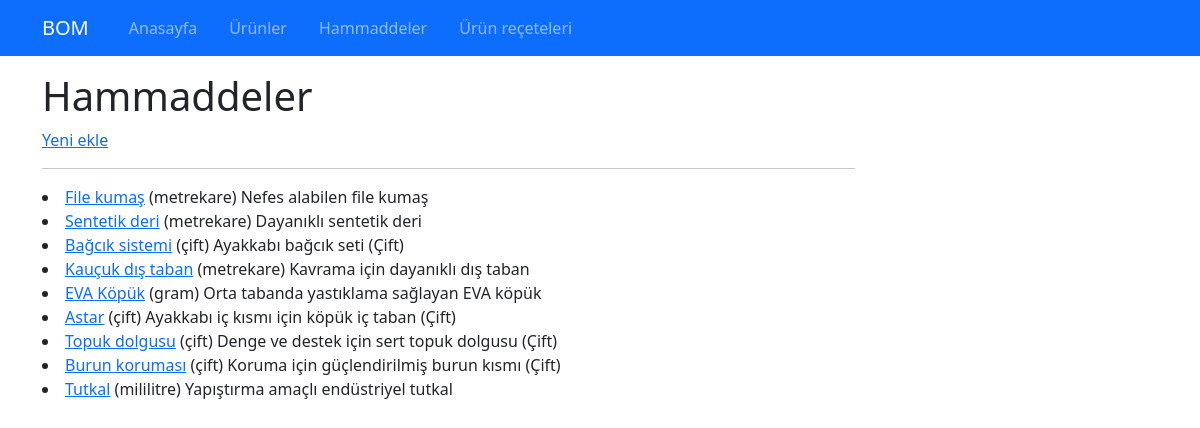
The app's page /rawmaterials, older data.
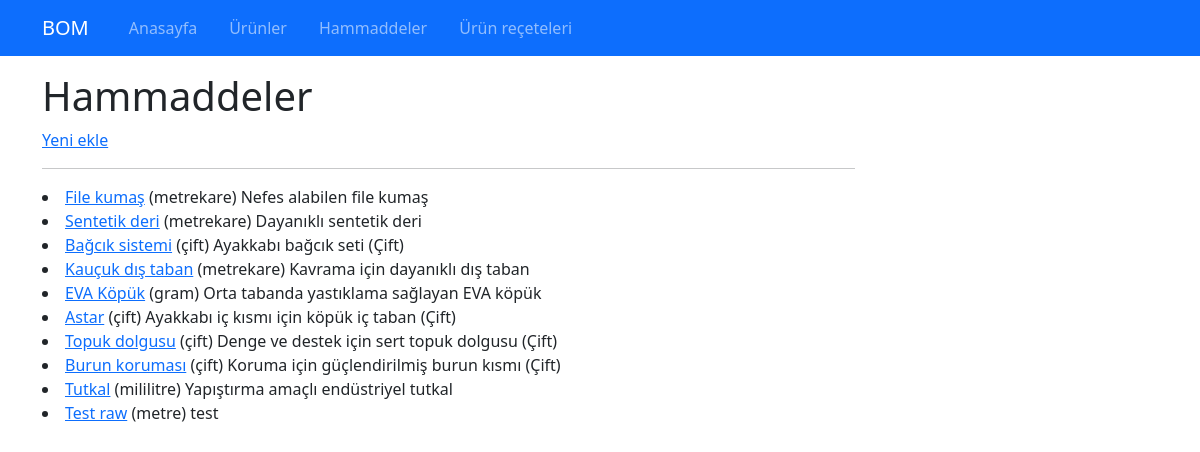
The same page, newer data.
### bom/models.py (models this page shows, shortened)
class RawMaterial(models.Model):
    name = models.CharField(max_length=100, unique=True)
    description = models.TextField(blank=True, null=True)
    unit = models.CharField(max_length=20)
    slug = models.SlugField(null=False,unique=True, db_index=True, blank=True, editable=False)

### bom/views.py (the view)
# urls.py: path("rawmaterials", views.raw_materials, name="rawmaterials"),
def raw_materials(request):
    context = {"rawmaterials":RawMaterial.objects.all()}
    return render(request, "bom/rawmaterials.html", context)

### bom/templates/bom/rawmaterials.html (shortened to what this page needs)
{% extends "base.html" %}
{% block content %}
<div class="container mt-3">
    <div class="row">
    <div class="row">
        <div class="col-9">
            <h1>Hammaddeler</h1>
            <a href="{% url 'add_raw_material' %}">Yeni ekle</a>
            <hr>
            {%for material in rawmaterials%}
            <li><a href="{% url "raw_material_details" material.slug %}">{{material.name}}</a> ({{material.unit}}) {{material.description}}</li>
            {%endfor%}
        </div>
    </div>
</div>
{% endblock %}

### templates/base.html (shortened to what this page needs)
{% load static %}
<!DOCTYPE html>
<html lang="tr">
<head>
    <link rel="stylesheet" href="{% static "css/bootstrap.min.css" %}">
    <link rel="stylesheet" href="{% static "css/base.css" %}">
</head>
<body>
    {% include "partials/_navbar.html" %}
    {% block content %} {% endblock  %}
</body>
</html>

### templates/partials/_navbar.html
<nav class= "navbar navbar-dark bg-primary navbar-expand-lg">
    <div class= "container">
        <a class="navbar-brand" href="{%url "homepage"%}">BOM</a>
        <ul class="navbar-nav me-auto d-flex flex-row">
            <li class="nav-item ms-3">
                <a class="nav-link" href="{%url "homepage"%}">Anasayfa</a>
            </li>
            <li class="nav-item ms-3">
                <a class="nav-link" href="{%url "products"%}">Ürünler</a>
            </li>
            <li class="nav-item ms-3">
                <a class="nav-link" href="{%url "rawmaterials"%}">Hammaddeler</a>
            </li>
            <li class="nav-item ms-3">
                <a class="nav-link" href="{%url "boms"%}">Ürün reçeteleri</a>
            </li>
        </ul>
    </div>
</nav>

Row changes from the older to the newer data that the page shows:
added RawMaterial: name "Test raw", unit "metre", description "test"
